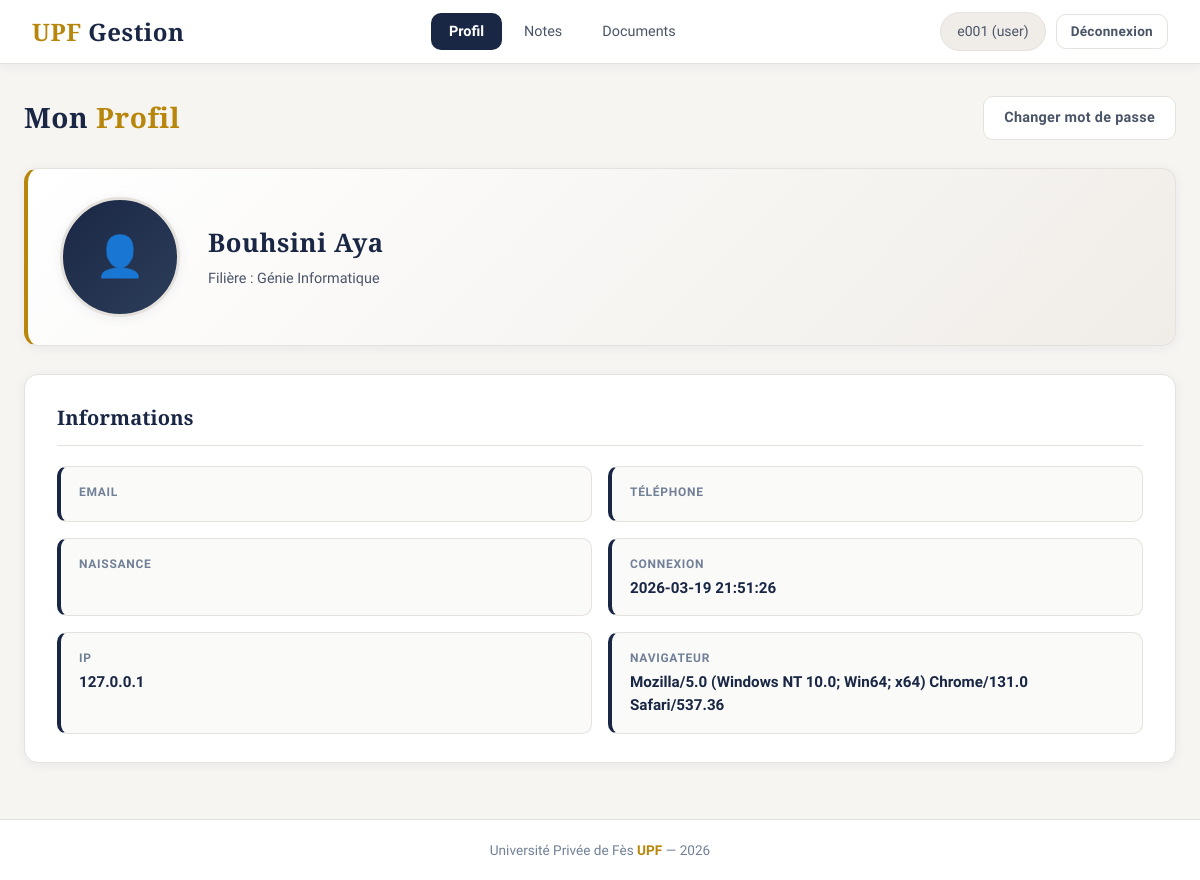
/index.php?ctrl=user&action=profil (signed in), run on the app's committed database.
### tables this page shows
CREATE TABLE etudiants (
    Code           VARCHAR(10)  NOT NULL,
    Nom            VARCHAR(50)  NOT NULL,
    Prenom         VARCHAR(50)  NOT NULL,
    Filiere        VARCHAR(10)  DEFAULT NULL,
    Note           DECIMAL(4,2) DEFAULT NULL,
    Photo          VARCHAR(255) DEFAULT NULL,
    date_naissance DATE         DEFAULT NULL,
    email          VARCHAR(100) DEFAULT NULL,
    telephone      VARCHAR(20)  DEFAULT NULL,
    created_at     DATETIME     NOT NULL,
    PRIMARY KEY (Code),
    UNIQUE KEY email (email),
    CONSTRAINT fk_etudiant_filiere FOREIGN KEY (Filiere)
        REFERENCES filieres(CodeF) ON DELETE SET NULL
);

CREATE TABLE filieres (
    CodeF       VARCHAR(10)  NOT NULL,
    IntituleF   VARCHAR(100) NOT NULL,
    responsable VARCHAR(100) DEFAULT NULL,
    nbPlaces    INT          DEFAULT NULL,
    created_at  DATETIME     NOT NULL,
    PRIMARY KEY (CodeF)
);

### controllers/UserController.php (called while the page is built, shortened)
<?php
require_once __DIR__ . '/../models/EtudiantModel.php';
final class UserController
{
    private EtudiantModel $etudiants;
    public function __construct()
    {
        $this->etudiants = new EtudiantModel();
    }
    public function profil(): void
    {
        $code = (string)($_SESSION['etudiant_id'] ?? '');
        $etudiant = $this->etudiants->findByCode($code);
        $ip = (string)($_SERVER['REMOTE_ADDR'] ?? '');
        $ua = (string)($_SERVER['HTTP_USER_AGENT'] ?? '');
        require __DIR__ . '/../views/user/profil.php';
    }
}

### index.php (called while the page is built, shortened)
<?php
$ctrl = isset($_GET['ctrl']) ? (string)$_GET['ctrl'] : 'auth';
$action = isset($_GET['action']) ? (string)$_GET['action'] : 'login';
$controller = null;
switch ($ctrl) {
    case 'user':
        require_once __DIR__ . '/controllers/UserController.php';
        $controller = new UserController();
        break;
}
$controller->$action();

### models/Database.php (called while the page is built, shortened)
<?php
final class Database
{
    private static ?self $instance = null;
    private PDO $pdo;
    private function __construct()
    {
        $dsn = 'mysql:host=' . DB_HOST . ';dbname=' . DB_NAME . ';charset=utf8mb4';
        try {
            $this->pdo = new PDO($dsn, DB_USER, DB_PASS, [
                PDO::ATTR_ERRMODE => PDO::ERRMODE_EXCEPTION,
                PDO::ATTR_DEFAULT_FETCH_MODE => PDO::FETCH_ASSOC,
            ]);
        } catch (PDOException $e) {
            die('Erreur de connexion BDD : ' . htmlspecialchars($e->getMessage(), ENT_QUOTES, 'UTF-8'));
        }
    }
    public static function getInstance(): self
    {
        if (self::$instance === null) {
            self::$instance = new self();
        }
        return self::$instance;
    }
    public function getPDO(): PDO
    {
        return $this->pdo;
    }
}

### models/EtudiantModel.php (called while the page is built, shortened)
<?php
require_once __DIR__ . '/Database.php';
final class EtudiantModel
{
    private PDO $pdo;
    public function __construct()
    {
        $this->pdo = Database::getInstance()->getPDO();
    }
    public function findByCode(string $code): ?array
    {
        $stmt = $this->pdo->prepare("
            SELECT
                e.Code, e.Nom, e.Prenom, e.Filiere, f.IntituleF,
                e.Note, e.date_naissance, e.email, e.telephone, e.Photo
            FROM etudiants e
            LEFT JOIN filieres f ON f.CodeF = e.Filiere
            WHERE e.Code = :code
        ");
        $stmt->execute([':code' => $code]);
        $row = $stmt->fetch();
        return $row ?: null;
    }
}

### views/user/profil.php (the view, shortened to what this page needs)
<?php
require __DIR__ . '/../layout/header.php';
$photo = (string)($etudiant['Photo'] ?? '');
?>
<div class="page-header">
    <div><h1>Mon <span>Profil</span></h1></div>
    <div><a class="btn btn-secondary" href="index.php?ctrl=user&action=changerPassword">Changer mot de passe</a></div>
</div>
<div class="profil-header">
    <?php if ($photo !== '' && is_file(__DIR__ . '/../../' . $photo)): ?>
        <img class="photo-profil" src="<?= e($photo) ?>" alt="Photo">
    <?php else: ?>
        <div class="photo-placeholder">👤</div>
    <?php endif; ?>
    <div class="info">
        <h2><?= e((string)($etudiant['Nom'] ?? '')) ?> <?= e((string)($etudiant['Prenom'] ?? '')) ?></h2>
        <p>Filière : <?= e((string)($etudiant['IntituleF'] ?? $etudiant['Filiere'] ?? '')) ?></p>
    </div>
</div>
<div class="card">
    <div class="card-title">Informations</div>
    <div class="info-grid">
        <div class="info-item"><div class="label">Email</div><div class="value"><?= e((string)($etudiant['email'] ?? '')) ?></div></div>
        <div class="info-item"><div class="label">Téléphone</div><div class="value"><?= e((string)($etudiant['telephone'] ?? '')) ?></div></div>
        <div class="info-item"><div class="label">Naissance</div><div class="value"><?= e((string)($etudiant['date_naissance'] ?? '')) ?></div></div>
        <div class="info-item"><div class="label">Connexion</div><div class="value"><?= e((string)($_SESSION['heure_connexion'] ?? '')) ?></div></div>
        <div class="info-item"><div class="label">IP</div><div class="value"><?= e($ip) ?></div></div>
        <div class="info-item"><div class="label">Navigateur</div><div class="value"><?= e($ua) ?></div></div>
    </div>
</div>
<?php require __DIR__ . '/../layout/footer.php'; ?>

### assets/style.css (style rules this page uses)
:root { --navy: #1a2744; --navy-light: #2c3e5a; --navy-soft: #3d5170; --gold: #b8860b; --gold-soft: #c9a227; --gold-pale: #e8d5a3; --bg-page: #f7f5f2; --bg-card: #ffffff; --bg-input: #fafaf9; --cream: #f0ede8; --border: #e5e2dd; --border-focus:#1a2744; --text: #1a2744; --text-soft: #4a5568; --text-muted: #718096; --green: #2d6a4f; --green-soft: #40916c; --red: #9d0208; --red-soft: #c1121f; --orange: #bc6c25; --orange-soft:#dda15e; --info: #0d5c63; --rose: #9d4edd; --radius: 10px; --radius-lg: 14px; --shadow: 0 2px 12px rgba(26, 39, 68, 0.06); --shadow-hover: 0 8px 28px rgba(26, 39, 68, 0.12); --ease: cubic-bezier(0.4, 0, 0.2, 1); }
*, *::before, *::after { margin: 0; padding: 0; box-sizing: border-box; }
html { scroll-behavior: smooth; }
body { font-family: 'Source Sans 3', system-ui, sans-serif; background-color: var(--bg-page); color: var(--text); min-height: 100vh; display: flex; flex-direction: column; font-size: 15px; line-height: 1.5; }
a { text-decoration: none; color: var(--navy); transition: color 0.2s var(--ease); }
.card { background: var(--bg-card); border-radius: var(--radius-lg); border: 1px solid var(--border); box-shadow: var(--shadow); padding: 28px 32px; margin-bottom: 24px; transition: box-shadow 0.25s var(--ease), border-color 0.25s var(--ease); }
.card-title { font-family: 'Cormorant Garamond', Georgia, serif; font-size: 1.25rem; font-weight: 700; color: var(--navy); margin-bottom: 20px; padding-bottom: 12px; border-bottom: 1px solid var(--border); letter-spacing: 0.01em; }
.card-title::after { display: none; }
.btn { display: inline-flex; align-items: center; justify-content: center; gap: 8px; padding: 10px 20px; border: 1px solid transparent; border-radius: var(--radius); cursor: pointer; font-family: 'Source Sans 3', sans-serif; font-size: 0.9rem; font-weight: 600; letter-spacing: 0.02em; transition: all 0.2s var(--ease); text-decoration: none; white-space: nowrap; }
.btn::before { display: none; }
.btn-secondary { background: #fff; color: var(--text-soft); border-color: var(--border); }
.page-header { display: flex; align-items: center; justify-content: space-between; margin-bottom: 28px; flex-wrap: wrap; gap: 12px; }
.page-header h1 { font-family: 'Cormorant Garamond', Georgia, serif; font-size: 1.75rem; font-weight: 700; color: var(--navy); letter-spacing: 0.02em; line-height: 1.2; }
.page-header h1::before { display: none; }
.page-header h1 span { color: var(--gold); }
.photo-placeholder { width: 120px; height: 120px; border-radius: 50%; background: linear-gradient(135deg, var(--navy) 0%, var(--navy-light) 100%); border: 3px solid var(--border); box-shadow: var(--shadow); display: flex; align-items: center; justify-content: center; font-size: 2.5rem; color: var(--gold-pale); transition: box-shadow 0.25s var(--ease); }
.profil-header { display: flex; align-items: center; gap: 28px; padding: 28px 32px; background: var(--bg-card); color: var(--text); border-radius: var(--radius-lg); margin-bottom: 28px; border: 1px solid var(--border); box-shadow: var(--shadow); position: relative; overflow: hidden; }
.profil-header::before, .profil-header::after { display: none; }
.profil-header { background: linear-gradient(135deg, var(--bg-card) 0%, var(--cream) 100%); border-left: 4px solid var(--gold); }
.profil-header .info h2 { font-family: 'Cormorant Garamond', Georgia, serif; font-size: 1.6rem; margin-bottom: 6px; font-weight: 700; color: var(--navy); letter-spacing: 0.02em; }
.profil-header .info p { color: var(--text-soft); font-size: 0.9rem; font-weight: 400; }
.info-grid { display: grid; grid-template-columns: 1fr 1fr; gap: 16px; }
.info-item { padding: 16px 18px; background: var(--bg-input); border-radius: var(--radius); border: 1px solid var(--border); border-left: 4px solid var(--navy); transition: all 0.2s var(--ease); }
.info-item .label { font-size: 0.75rem; color: var(--text-muted); text-transform: uppercase; letter-spacing: 0.06em; font-weight: 600; }
.info-item .value { font-weight: 600; color: var(--text); margin-top: 4px; font-size: 0.95rem; }

### data on the page
etudiants: Nom "Bouhsini", Prenom "Aya", Filiere.IntituleF "Génie Informatique"

### other printed values
$login "e001"
$role "user"
$_SESSION['heure_connexion'] "2026-03-19 21:51:26"
$ip "127.0.0.1"
$ua "Mozilla/5.0 (Windows NT 10.0; Win64; x64) Chrome/131.0 Safari/537.36"
